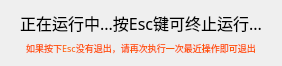
<?xml version="1.0" encoding="UTF-8"?>
<ui version="4.0">
 <class>Form</class>
 <widget class="QWidget" name="Form">
  <property name="geometry">
   <rect>
    <x>0</x>
    <y>0</y>
    <width>282</width>
    <height>49</height>
   </rect>
  </property>
  <property name="font">
   <font>
    <family>黑体</family>
    <pointsize>12</pointsize>
   </font>
  </property>
  <property name="windowTitle">
   <string>提示</string>
  </property>
  <property name="windowIcon">
   <iconset resource="../../images.qrc">
    <normaloff>:/按钮图标/Window/res/图标.png</normaloff>:/按钮图标/Window/res/图标.png</iconset>
  </property>
  <layout class="QVBoxLayout" name="verticalLayout">
   <item>
    <widget class="QLabel" name="label">
     <property name="text">
      <string>正在运行中...按Esc键可终止运行...</string>
     </property>
     <property name="alignment">
      <set>Qt::AlignmentFlag::AlignCenter</set>
     </property>
    </widget>
   </item>
   <item>
    <widget class="QLabel" name="label_2">
     <property name="palette">
      <palette>
       <active>
        <colorrole role="WindowText">
         <brush brushstyle="SolidPattern">
          <color alpha="255">
           <red>255</red>
           <green>85</green>
           <blue>0</blue>
          </color>
         </brush>
        </colorrole>
        <colorrole role="Text">
         <brush brushstyle="SolidPattern">
          <color alpha="255">
           <red>255</red>
           <green>0</green>
           <blue>127</blue>
          </color>
         </brush>
        </colorrole>
        <colorrole role="PlaceholderText">
         <brush brushstyle="SolidPattern">
          <color alpha="128">
           <red>255</red>
           <green>0</green>
           <blue>127</blue>
          </color>
         </brush>
        </colorrole>
       </active>
       <inactive>
        <colorrole role="WindowText">
         <brush brushstyle="SolidPattern">
          <color alpha="255">
           <red>255</red>
           <green>85</green>
           <blue>0</blue>
          </color>
         </brush>
        </colorrole>
        <colorrole role="Text">
         <brush brushstyle="SolidPattern">
          <color alpha="255">
           <red>255</red>
           <green>0</green>
           <blue>127</blue>
          </color>
         </brush>
        </colorrole>
        <colorrole role="PlaceholderText">
         <brush brushstyle="SolidPattern">
          <color alpha="128">
           <red>255</red>
           <green>0</green>
           <blue>127</blue>
          </color>
         </brush>
        </colorrole>
       </inactive>
       <disabled>
        <colorrole role="WindowText">
         <brush brushstyle="SolidPattern">
          <color alpha="255">
           <red>120</red>
           <green>120</green>
           <blue>120</blue>
          </color>
         </brush>
        </colorrole>
        <colorrole role="Text">
         <brush brushstyle="SolidPattern">
          <color alpha="255">
           <red>120</red>
           <green>120</green>
           <blue>120</blue>
          </color>
         </brush>
        </colorrole>
        <colorrole role="PlaceholderText">
         <brush brushstyle="SolidPattern">
          <color alpha="128">
           <red>0</red>
           <green>0</green>
           <blue>0</blue>
          </color>
         </brush>
        </colorrole>
       </disabled>
      </palette>
     </property>
     <property name="font">
      <font>
       <family>黑体</family>
       <pointsize>7</pointsize>
      </font>
     </property>
     <property name="text">
      <string>如果按下Esc没有退出，请再次执行一次最近操作即可退出</string>
     </property>
     <property name="alignment">
      <set>Qt::AlignmentFlag::AlignCenter</set>
     </property>
    </widget>
   </item>
  </layout>
 </widget>
 <resources>
  <include location="../../images.qrc"/>
 </resources>
 <connections/>
</ui>
